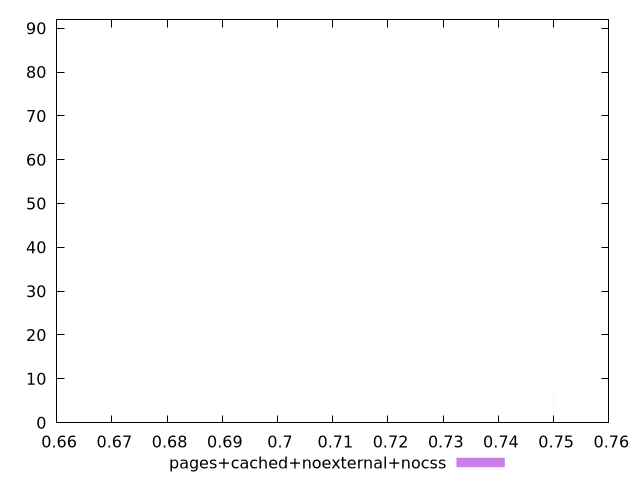

Write gnuplot code to recreate this figure.
$_pagesCachedNoexternalNocss <<EOF
0.6666666666666667 92
0.7499999999999998 8
EOF
set key outside below
set terminal pngcairo
set output "report_00006_2020-11-02T20-21-41.718Z/uses-text-compression/pages+cached+noexternal+nocss//hist.png"
set yrange [0:92]
set boxwidth 6.052287179021177e-16
set style fill transparent solid 0.5 noborder
plot $_pagesCachedNoexternalNocss title "pages+cached+noexternal+nocss" with boxes ,
